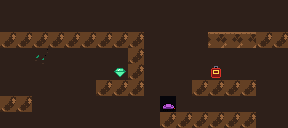

This is a level from a 2D game, rendered from its Tiled map with the project's own tilesets. A one-line summary and the complete map file follow:
An orthogonal 18x8 tile map with 16x16 px tiles, 1 tile layer (Tiles).

<map version="1.10" tiledversion="1.11.2" orientation="orthogonal" renderorder="right-down" width="18" height="8" tilewidth="16" tileheight="16" infinite="0" nextlayerid="4" nextobjectid="1">
  <properties>
    <property name="tier" value="0" type="int" />
    <property name="name" value="chunk04" />
  </properties>
  <tileset firstgid="1" source="../cells.tsx" />
  <layer id="1" name="Tiles" width="18" height="8">
    <data encoding="csv">
1,1,1,1,1,1,1,1,1,1,1,1,1,1,1,1,1,1,
1,1,1,1,1,1,1,1,1,1,1,1,1,1,1,1,1,1,
2,2,2,2,2,2,2,2,2,1,1,1,1,3,3,3,2,2,
1,1,14,1,1,1,1,1,2,1,1,1,1,1,1,1,1,1,
1,1,1,1,1,1,1,8,2,1,1,1,1,9,1,1,1,1,
1,1,1,1,1,1,2,2,2,1,1,1,2,2,2,2,1,1,
2,2,1,1,1,1,1,1,1,1,11,1,1,1,1,1,1,1,
1,1,1,1,1,1,1,1,1,1,2,2,2,2,2,2,1,1
</data>
  </layer>
</map>
